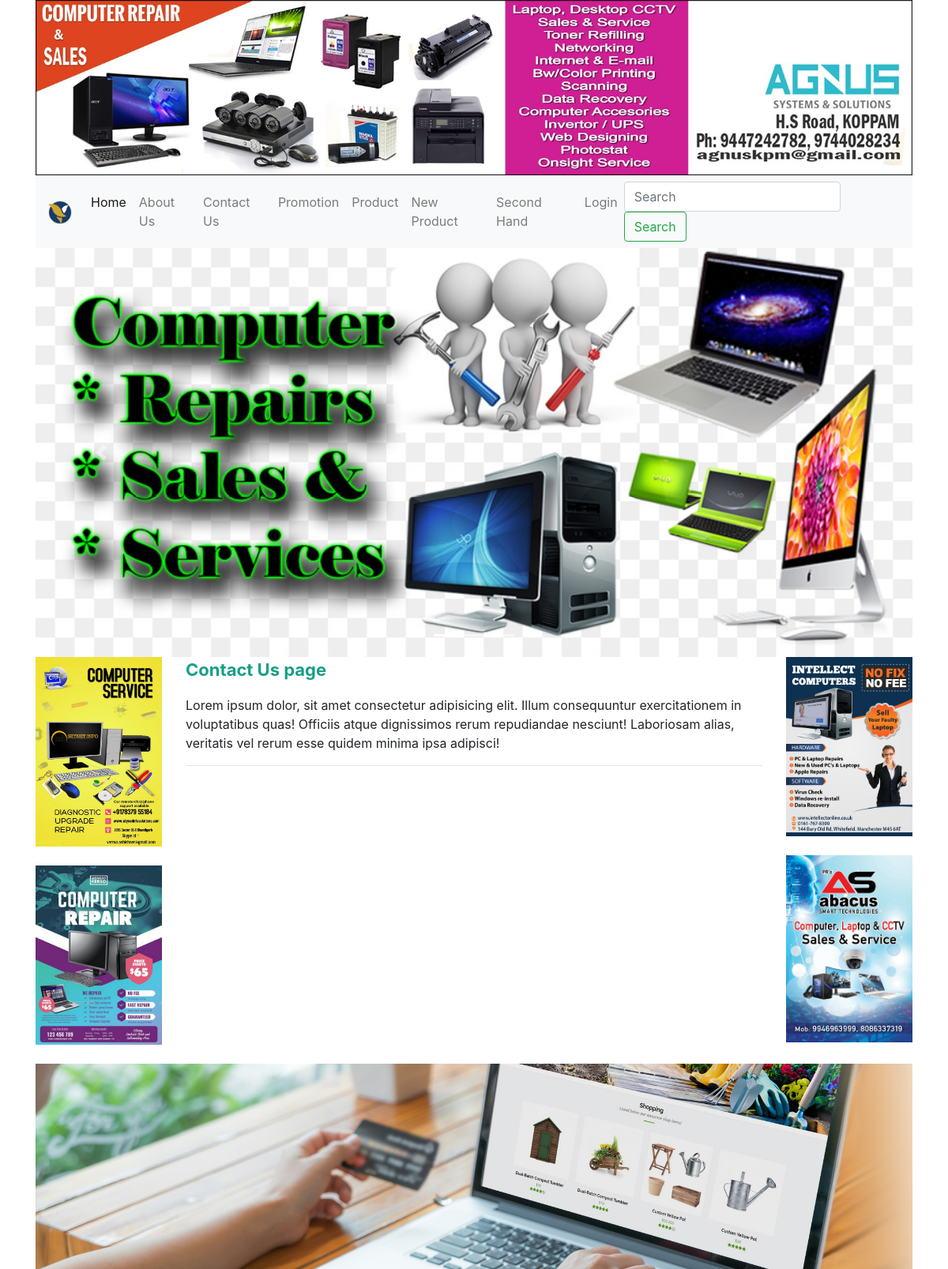
/MenuDetailMethod/2/, run on the app's committed database.
### accounts/models.py (models this page shows, shortened)
class Image(models.Model):
    ImageName = models.CharField(max_length=200, null=True)
    ImageURL = models.ImageField(upload_to='images/',null=True,blank=True)
    ImageLink = models.CharField(max_length=200, null=True)
    ImageTypeID = models.ForeignKey(ImageType, on_delete=models.CASCADE, null=True)
    Active = models.CharField(max_length=200, null=True)
    ImageDate = models.DateTimeField(auto_now_add=True, null=True)

class Menu(models.Model):
    MenuNameKH = models.CharField(max_length=200, null=True)
    MenuNameEN = models.CharField(max_length=200, null=True)
    OrderBy = models.IntegerField(blank=True,null=True)
    CreatedDate = models.DateTimeField(auto_now_add=True, null=True)

class MenuDetail(models.Model):
    MenuID = models.ForeignKey(Menu, on_delete=models.CASCADE, null=True)
    Description =  RichTextUploadingField(null=True)
    MenuDetailDate = models.DateTimeField (auto_now_add=True, null=True)

### accounts/views.py (the view)
# urls.py: path('MenuDetailMethod/<int:pk>/', views.MenuDetailMethod , name="MenuDetailMethod"),
def MenuDetailMethod(request, pk):
    DTOMenuDetail = MenuDetail.objects.filter(MenuID=pk)
    DTOImageBanner = Image.objects.filter(ImageTypeID = 1)
    DTOImageLogo = Image.objects.filter(ImageTypeID =2 )
    DTOImageSlideShow = Image.objects.filter(ImageTypeID = 3)
    DTOSidebarLeft = Image.objects.filter(ImageTypeID = 4)
    DTOSIdebarRight = Image.objects.filter(ImageTypeID = 6)
    DTOFooter = Image.objects.filter(ImageTypeID = 7)
    DTOMenu= Menu.objects.all()
    context = {
        'DTOMenuDetails' : DTOMenuDetail,
        'DTOImageBanners' : DTOImageBanner,
        'DTOImageLogos' : DTOImageLogo,
        'DTOImageSlideShows' : DTOImageSlideShow,
        'DTOSidebarLefts' : DTOSidebarLeft,
        'DTOSIdebarRights' : DTOSIdebarRight,
        'DTOFooters' : DTOFooter,
        'DTOMenus': DTOMenu,
    }
    return render(request, 'accounts/MenuDetail.html', context)

### accounts/templates/accounts/MenuDetail.html (shortened to what this page needs)
<!DOCTYPE html>
<html lang="en">
<head>
    {% include 'accounts/head.html' %}
</head>
<body>
    <div class="container">
        {% include 'accounts/banner.html'%}
        {% include 'accounts/menu.html'%}
        {% include 'accounts/SlideShow.html'%}
        <div class="row">
          {% include 'accounts/sidebarright.html' %}
          <div class="col-lg-8">
            {% for DTOMenuDetail in DTOMenuDetails %}
                {{ DTOMenuDetail.Description|safe}}
                <hr>
            {% endfor %}
          </div>
          {% include 'accounts/sidebarleft.html' %}
        </div>
        {% include 'accounts/Footer.html' %}
    </div>
</body>
</html>

### accounts/templates/accounts/head.html (shortened to what this page needs)
{% load static %}
<link rel='stylesheet' type='text/css' media='screen'
        href="{% static 'css/bootstrap.min.css' %}">

### accounts/templates/accounts/banner.html
{% load static %}
<div class="row">
    <div class="col -lg-12">
      {% for DTOImageBanner in DTOImageBanners %}
        <img src="{% static DTOImageBanner.ImageURL %}" width="100%">
      {% endfor%}
    </div>
</div>

### accounts/templates/accounts/menu.html (shortened to what this page needs)
{% load static %}
<div class="row">
    <div class="col -lg-12">
      <nav class="navbar navbar-expand-lg navbar-light bg-light">
        <a class="navbar-brand" href="#">
            {% for DTOImageLogo in DTOImageLogos %}
                <img src="{% static DTOImageLogo.ImageURL %}" width="30">
            {% endfor %}
        </a>
        <div class="collapse navbar-collapse" id="navbarSupportedContent">
            <ul class="navbar-nav mr-auto">
                <li class="nav-item active">
                    <a class="nav-link" href="#">Home <span class="sr-only">(current)</span></a>
                </li>
                {% for DTOMenu in DTOMenus%}
                    <li class="nav-item">
                        <a class="nav-link" href=" {% url 'MenuDetailMethod' DTOMenu.id %} ">{{DTOMenu.MenuNameEN}}</a>
                    </li>
                {% endfor %}
                <li class="nav-item">
                    <a class="nav-link" href="#">Login</a>
                </li>
            </ul>
            <form class="form-inline my-2 my-lg-0">
                <input class="form-control mr-sm-2" type="search" placeholder="Search" aria-label="Search">
                <button class="btn btn-outline-success my-2 my-sm-0" type="submit">Search</button>
            </form>
        </div>
      </nav>
    </div>
  </div>

### accounts/templates/accounts/SlideShow.html (shortened to what this page needs)
{% load static %}
<div class="row">
    <div class="col -lg-12">
      <div id="carouselExampleIndicators" class="carousel slide" data-ride="carousel">
        <ol class="carousel-indicators">
            <li data-target="#carouselExampleIndicators" data-slide-to="0" class="active"></li>
            <li data-target="#carouselExampleIndicators" data-slide-to="1"></li>
            <li data-target="#carouselExampleIndicators" data-slide-to="2"></li>
        </ol>
        <div class="carousel-inner">
            {% for DTOImageSlideShow in DTOImageSlideShows %}
            <div class="carousel-item {{ DTOImageSlideShow.Active }}">
                <img class="d-block w-100" src="{% static DTOImageSlideShow.ImageURL %}" alt="First slide">
            </div>
            {% endfor %}
        </div>
        <a class="carousel-control-prev" href="#carouselExampleIndicators" role="button" data-slide="prev">
            <span class="carousel-control-prev-icon" aria-hidden="true"></span>
        </a>
        <a class="carousel-control-next" href="#carouselExampleIndicators" role="button" data-slide="next">
            <span class="carousel-control-next-icon" aria-hidden="true"></span>
        </a>
      </div>
    </div>
  </div>

### accounts/templates/accounts/sidebarright.html
{% load static %}
<div class="col-lg-2">
    {% for DTOSIdebarRight in DTOSIdebarRights %}
        <img src="{% static DTOSIdebarRight.ImageURL %}" width="100%"><br><br>
    {% endfor %}
</div>

### accounts/templates/accounts/sidebarleft.html
{% load static %}
<div class="col-lg-2">
    {% for DTOSidebarLeft in DTOSidebarLefts %}
        <img src="{% static DTOSidebarLeft.ImageURL %}" width="100%"><br><br>
    {% endfor %}
</div>

### accounts/templates/accounts/Footer.html
{% load static %}
<div class="row">
    <div class="col -lg-12">
      {% for DTOFooter in DTOFooters%}
        <img src="{% static DTOFooter.ImageURL %}" width="100%">
      {% endfor %}
    </div>
</div>

### data on the page
Image: ImageURL (picture)
Image: ImageURL (picture)
Menu: MenuNameEN "About Us"
Menu: MenuNameEN "Contact Us"
Menu: MenuNameEN "Promotion"
Menu: MenuNameEN "Product"
Menu: MenuNameEN "New Product"
Menu: MenuNameEN "Second Hand"
Image: ImageURL (picture)
Image: ImageURL (picture)
Image: ImageURL (picture)
MenuDetail: Description "Contact Us page Lorem ipsum dolor, sit amet consectetur adipisicing elit. Illum consequuntur exercitationem in voluptatibus quas! Officiis atque dignissimos rerum repudiandae nesciunt! Laboriosam alias, veritatis vel rerum esse quidem minima ipsa adipisci!"
Image: ImageURL (picture)
Image: ImageURL (picture)
Image: ImageURL (picture)
